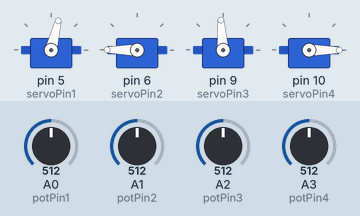
The sketch below on a simulated Arduino Uno, built with avr-gcc and run on an emulated ATmega328P. Shown: 4 × servo. Inputs (shaded band) come from the test bench; at power-on: A0 (potPin1) = 512, A1 (potPin2) = 512, A2 (potPin3) = 512, A3 (potPin4) = 512.

Above: at 1.2 s.
1.3 s: A0 (potPin1) set to 716
At 1.9 s:
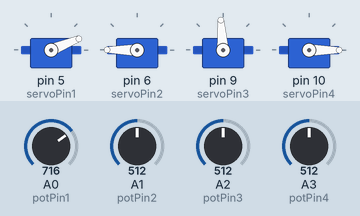
2.8 s: A1 (potPin2) set to 716
At 4.0 s:
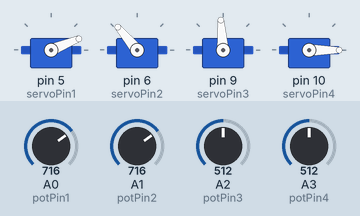
4.3 s: A2 (potPin3) set to 716
At 5.3 s:
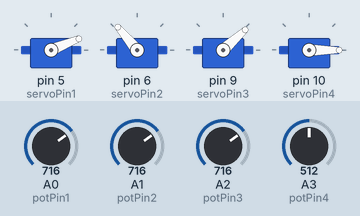
5.8 s: A3 (potPin4) set to 497
At 6.4 s:
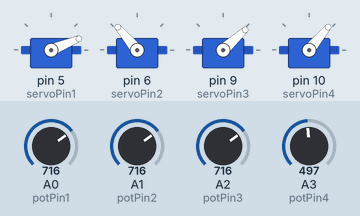
7.3 s: A0 (potPin1) set to 501
At 7.6 s:
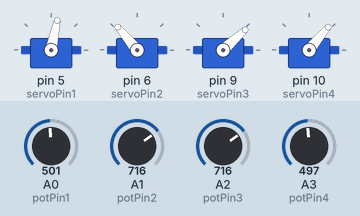
8.8 s: A3 (potPin4) set to 521
At 9.9 s:
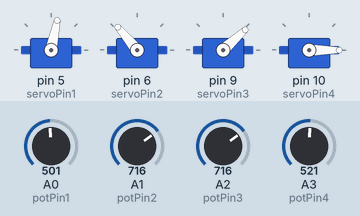
Timing chart, 0 to 11.3 s (numbered marks = the images above; inputs shaded):
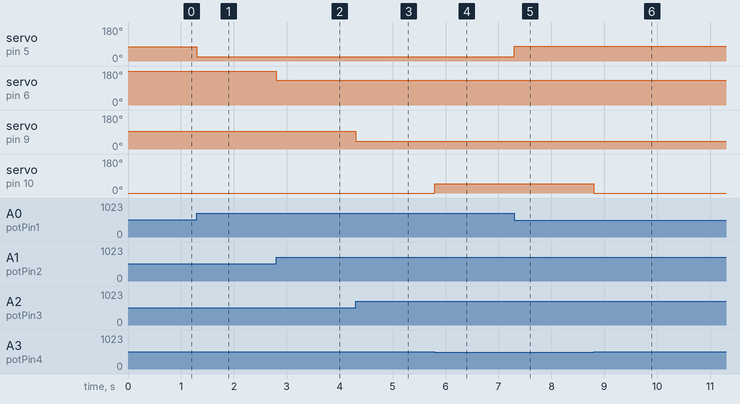

Measured:
- the behaviour switches between 512 and 511 on A3 (potPin4) (found by bisection; images 3 and 4)
- after the input at 1.3 s, servo on pin 5 (servoPin1): 76° → 22° at once
- after the input at 2.8 s, servo on pin 6 (servoPin2): 180° → 130° at once
- after the input at 4.3 s, servo on pin 9 (servoPin3): 94° → 42° at once
- after the input at 5.8 s, servo on pin 10 (servoPin4): 0° → 50° at once
- after the input at 7.3 s, servo on pin 5 (servoPin1): 22° → 78° at once
- after the input at 8.8 s, servo on pin 10 (servoPin4): 50° → 0° at once

The sketch:

Activity_1_Midterm.ino
```cpp
#include <Servo.h>

// FOR SERVO1 BASE
const int servoPin1 = 5;
const int potPin1 = A0;
Servo myServo1;
// FOR SERVO2 Middle
const int servoPin2 = 6;
const int potPin2 = A1;
Servo myServo2;
// FOR SERVO3 Top
const int servoPin3 = 9;
const int potPin3 = A2;
Servo myServo3;
// FOR SERVO4 Claw
const int servoPin4 = 10;
const int potPin4 = A3;
Servo myServo4;

void setup() {
  Serial.begin(9600);
  myServo1.attach(servoPin1);
  myServo2.attach(servoPin2);
  myServo3.attach(servoPin3);
  myServo4.attach(servoPin4);
}

void loop() {
  // FOR SERVO1 BASE
  int potValue1 = analogRead(potPin1);
  int servoAngle1 = map(potValue1, 110, 800, 180, 0);
  myServo1.write(servoAngle1);
  myServo1.write(servoAngle1);

  // FOR SERVO2 MID1
  int potValue2 = analogRead(potPin2);
  int servoAngle2 = map(potValue2, 1023, 600, 0, 180);
  myServo2.write(servoAngle2);
  myServo2.write(servoAngle2);

  // FOR SERVO3 MID2
  int potValue3 = analogRead(potPin3);
  int servoAngle3 = map(potValue3, 170, 880, 180, 0);
  myServo3.write(servoAngle3);
  myServo3.write(servoAngle3);

  // FOR SERVO4 Claw
  int potValue4 = analogRead(potPin4);
  int value_claw;
  if(potValue4 > 511) {
    value_claw = 1;
  } else {
    value_claw = 0;
  }
  if(value_claw) {
    myServo4.write(0);
  } else {
    myServo4.write(50);
  }

}
```
